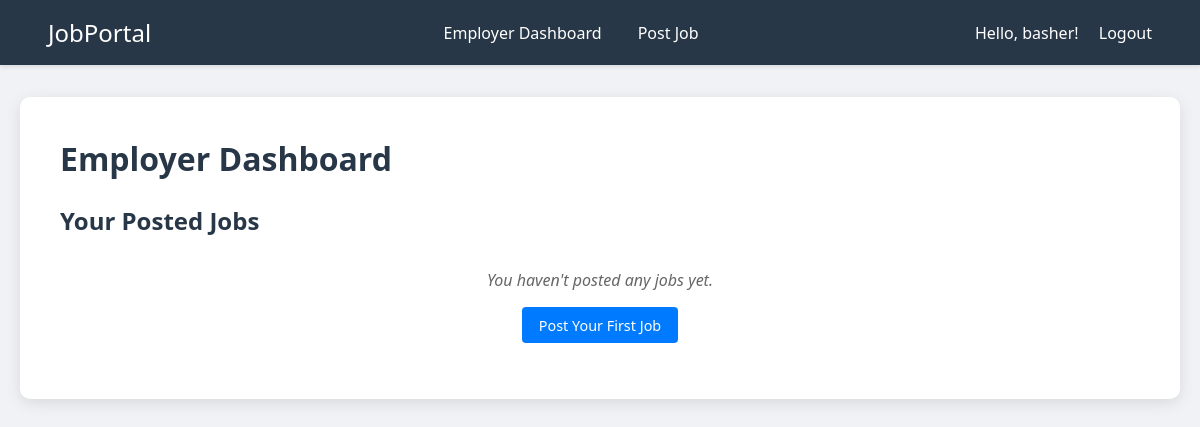
Before: /employer/dashboard/ (signed in) with the older database file.
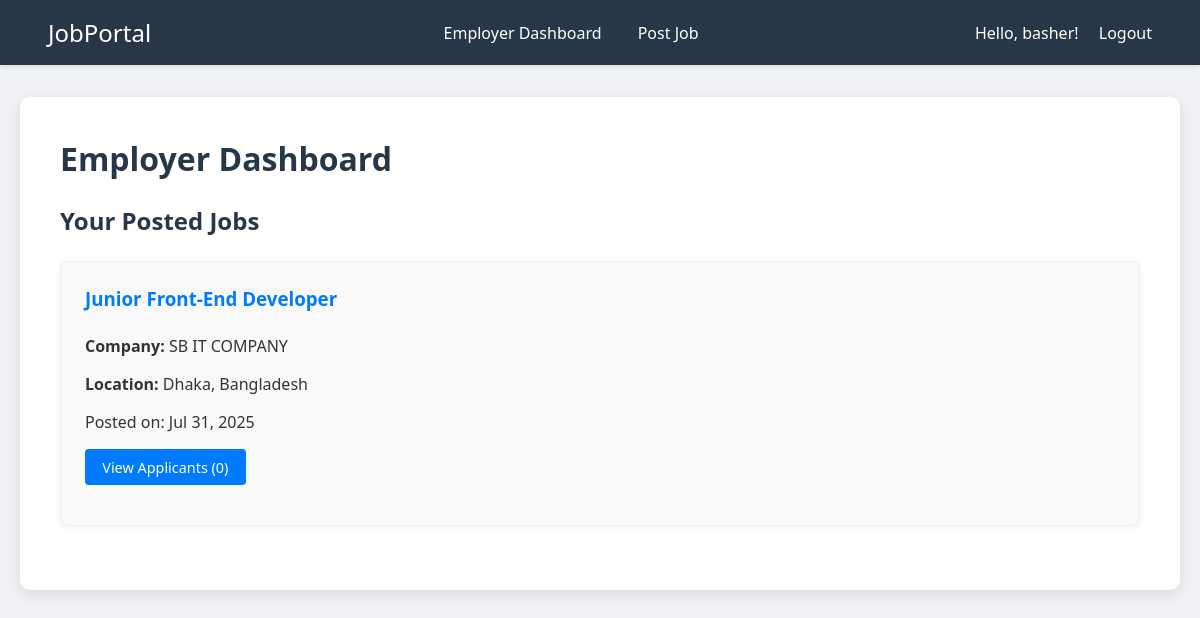
After: the same page with the newer database file.
### jobs/models.py (models this page shows, shortened)
class Job(models.Model):
    title = models.CharField(max_length=255)
    company_name = models.CharField(max_length=255)
    location = models.CharField(max_length=255)
    description = models.TextField()
    posted_by = models.ForeignKey(settings.AUTH_USER_MODEL, on_delete=models.CASCADE, related_name='posted_jobs')
    created_at = models.DateTimeField(auto_now_add=True)

### jobs/views.py (the view)
# urls.py: path('employer/dashboard/', views.employer_dashboard, name='employer_dashboard'),
@login_required
@user_passes_test(is_employer, login_url='login')
def employer_dashboard(request):
    jobs = Job.objects.filter(posted_by=request.user).order_by('-created_at')
    return render(request, 'jobs/employer_dashboard.html', {'jobs': jobs})

### accounts/models.py (called while the page is built)
    def is_employer(self):
        return self.user_type == 'employer'

### jobs/views.py (called while the page is built)
def is_employer(user):
    return user.is_authenticated and user.is_employer()

### jobs/templates/jobs/employer_dashboard.html (shortened to what this page needs)
{% extends 'base.html' %}
{% block content %}
    <h1>Employer Dashboard</h1>
    <h2>Your Posted Jobs</h2>
    {% if jobs %}
        {% for job in jobs %}
            <div class="job-card">
                <h3><a href="{% url 'job_applicants' job.id %}">{{ job.title }}</a></h3>
                <p><strong>Company:</strong> {{ job.company_name }}</p>
                <p><strong>Location:</strong> {{ job.location }}</p>
                <p>Posted on: {{ job.created_at|date:"M d, Y" }}</p>
                <p><a href="{% url 'job_applicants' job.id %}" class="button-link">View Applicants ({{ job.applications.count }})</a></p>
            </div>
        {% endfor %}
    {% else %}
        <p class="no-records">You haven't posted any jobs yet.</p>
        <p class="center-text"><a href="{% url 'post_job' %}" class="button-link">Post Your First Job</a></p>
    {% endif %}
{% endblock %}

Changed rows visible on the page:
added Job: title "Junior Front-End Developer", company_name "SB IT COMPANY", location "Dhaka, Bangladesh", created_at "Jul 31, 2025", applications.count "0"
Other visible differences:
text no longer shown: "You haven't posted any jobs yet. Post Your First Job"
